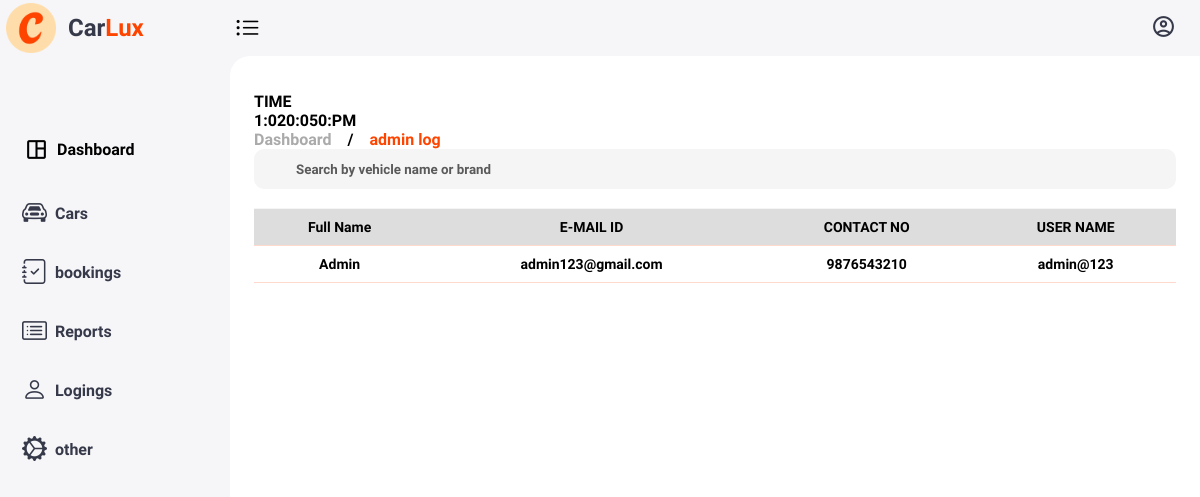
/admin/admintable.php (signed in), run on the app's committed database.
### tables this page shows
CREATE TABLE `admin_detail` (
  `id` int(50) NOT NULL,
  `name` varchar(50) NOT NULL,
  `admin_email` varchar(50) NOT NULL,
  `contact` varchar(50) NOT NULL,
  `username` varchar(50) NOT NULL,
  `password` varchar(50) NOT NULL,
  `code` int(50) NOT NULL,
  `status` varchar(50) NOT NULL
);

### admin/admintable.php (the view, shortened to what this page needs)
<!DOCTYPE html>
<html lang="en">
<head>
    <link href='https://unpkg.com/boxicons@2.1.4/css/boxicons.min.css' rel='stylesheet'>
    <link rel="stylesheet" href="https://cdn.jsdelivr.net/npm/bootstrap-icons@1.11.3/font/bootstrap-icons.min.css">
    <link rel="stylesheet" href="css/admin.css">
    <link rel="stylesheet" href="css/table.css">
</head>
<body>
<?php include 'header.php'; ?>
    <div class="content">
        <main>
            <div class="header">
                <div class="left">
                    TIME
                        <div class="digital_clock "></div>
                        <ul class="navbar-nav ml-auto">
                            <li class="nav-item dropdown no-arrow d-sm-none">
                    <ul class="breadcrumb">
                        <li><a href="#">
                        Dashboard
                            </a></li>
                        /
                        <li><a href="#" class="active">admin log</a></li>
                    </ul>
                </div>
            </div>
            <input id="search-input" placeholder="Search by vehicle name or brand" type="text" name="text" class="input">
            <br><br>
            <table id="vehicle-table" class="table">
                <thead>
                  <tr>
                    <th>Full Name</th>
                    <th>E-MAIL ID</th>
                    <th>CONTACT NO</th>
                    <th>USER NAME</th>
                  </tr>
                </thead>
                <tbody>
                <?php
                mysqli_select_db($con, "carlux");
                $q1 = "SELECT * FROM `admin_detail`";
                $result = mysqli_query($con, $q1);
                if(mysqli_num_rows($result) > 0){
                while($row = mysqli_fetch_assoc($result)){
                ?>
                  <tr>
                    <td><?php echo $row['name']; ?></td>
                    <td><?php echo $row['admin_email']; ?></td>
                    <td><?php echo $row['contact']; ?></td>
                    <td><?php echo $row['username']; ?></td>
                  </tr>
                  <?php
                  }
                  }
               ?>
                </tbody>
                </table>
        </main>
    </div>
</body>
</html>

### admin/css/admin.css (style rules this page uses)
* { margin: 0; padding: 0; box-sizing: border-box; font-family: "Julius Sans One", sans-serif; font-weight: 800; }
a { text-decoration: none; }
li { list-style: none; }
html { overflow-x: hidden; }
body { background-attachment: fixed; overflow-x: hidden; }
.content { position: relative; width: calc(100% - 230px); left: 230px; transition: all 0.3s ease; }
.content main { width: 100%; padding: 36px 24px; max-height: calc(100vh - 56px); }
.content main .header { display: flex; align-items: center; justify-content: space-between; grid-gap: 16px; flex-wrap: wrap; }
.content main .header .left .breadcrumb { display: flex; align-items: center; grid-gap: 16px; }
.content main .header .left .breadcrumb li { color: #363949; }
.content main .header .left .breadcrumb li a { color: #AAAAAA; pointer-events: none; }
.content main .header .left .breadcrumb li a.active { color: #FF4400; pointer-events: none; }

### admin/css/table.css (style rules this page uses)
#vehicle-table { border-collapse: collapse; overflow:visible; width: 100%; font-size: 14px; }
#vehicle-table th, #vehicle-table td { border-bottom: 1px solid #ffd9cc; border-top: 1px solid #f5f5f5; padding: 10px; text-align: center; }
#vehicle-table th { background-color: #dddddd; }
.input { width: 100%; height: 40px; line-height: 28px; padding: 0 1rem; padding-left: 2.5rem; border: 2px solid transparent; border-radius: 10px; outline: none; background-color: #f5f5f5; color: #0d0c22; transition: .3s ease; }
.input::placeholder { color: #5a5a5a; }

### admin/header.php (style rules this page uses)
.active, .accordion a:hover { color: #FF4400; }
.dropdown { position: relative; display: inline-block; transition: all 0.5s ease; }

### data on the page
admin_detail: name "Admin", admin_email "admin123@gmail.com", contact "9876543210", username "admin@123"
